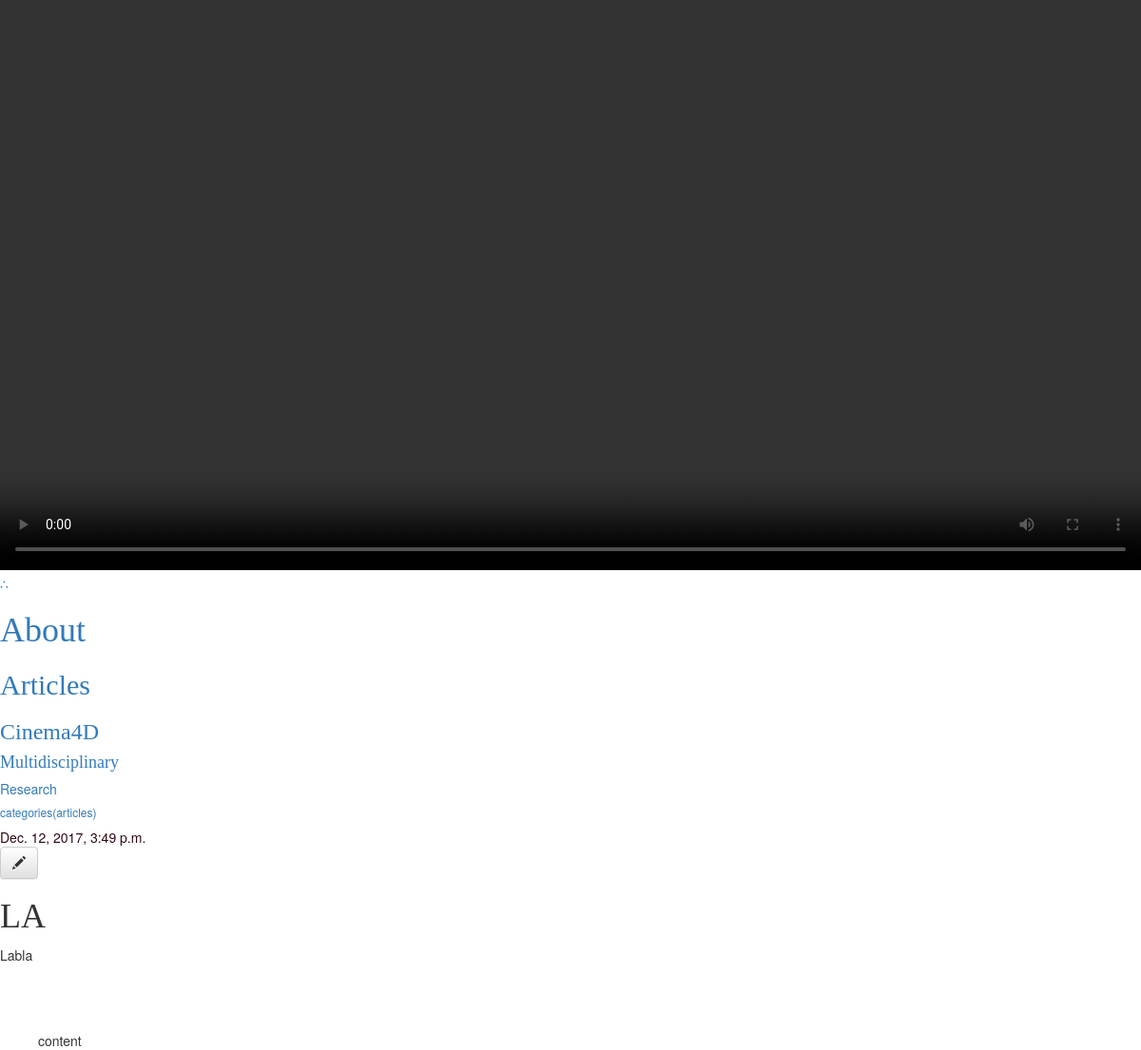
The app's page /post/2/ with its own data.
### blog/models.py (models this page shows, shortened)
class Post(models.Model):
    author = models.ForeignKey('auth.User', on_delete=models.CASCADE)
    title = models.CharField(max_length=200)
    text = models.TextField()
    created_date = models.DateTimeField(
            default=timezone.now)
    published_date = models.DateTimeField(
            blank=True, null=True)
    category = models.CharField(max_length=200)

### blog/views.py (the view)
# urls.py: url(r'^post/(?P<pk>\d+)/$', views.post_detail, name='post_detail'),
def post_detail(request, pk):
	post = get_object_or_404(Post, pk=pk)
	return render(request, 'blog/post_detail.html', {'post': post})

### blog/templates/blog/post_detail.html (shortened to what this page needs)
{% extends 'blog/base.html' %}
{% block content %}
    <div class="post">
        {% if post.published_date %}
            <div class="date">
                {{ post.published_date }}
            </div>
        {% endif %}
        <a class="btn btn-default" href="{% url 'post_edit' pk=post.pk %}"><span class="glyphicon glyphicon-pencil"></span></a>
        <h1>{{ post.title }}</h1>
        <p>{{ post.text|linebreaksbr }}</p>
    </div>
{% endblock %}

### blog/static/blog/css/blog.css (style rules this page uses)
h1, h2, h3, h4 { font-family: 'Aldrich', cursive; }
.date { color: #300A11; }
.post { margin-bottom: 70px; }

### records on screen
Post: published_date "Dec. 12, 2017, 3:49 p.m.", title "LA", text "Labla"
